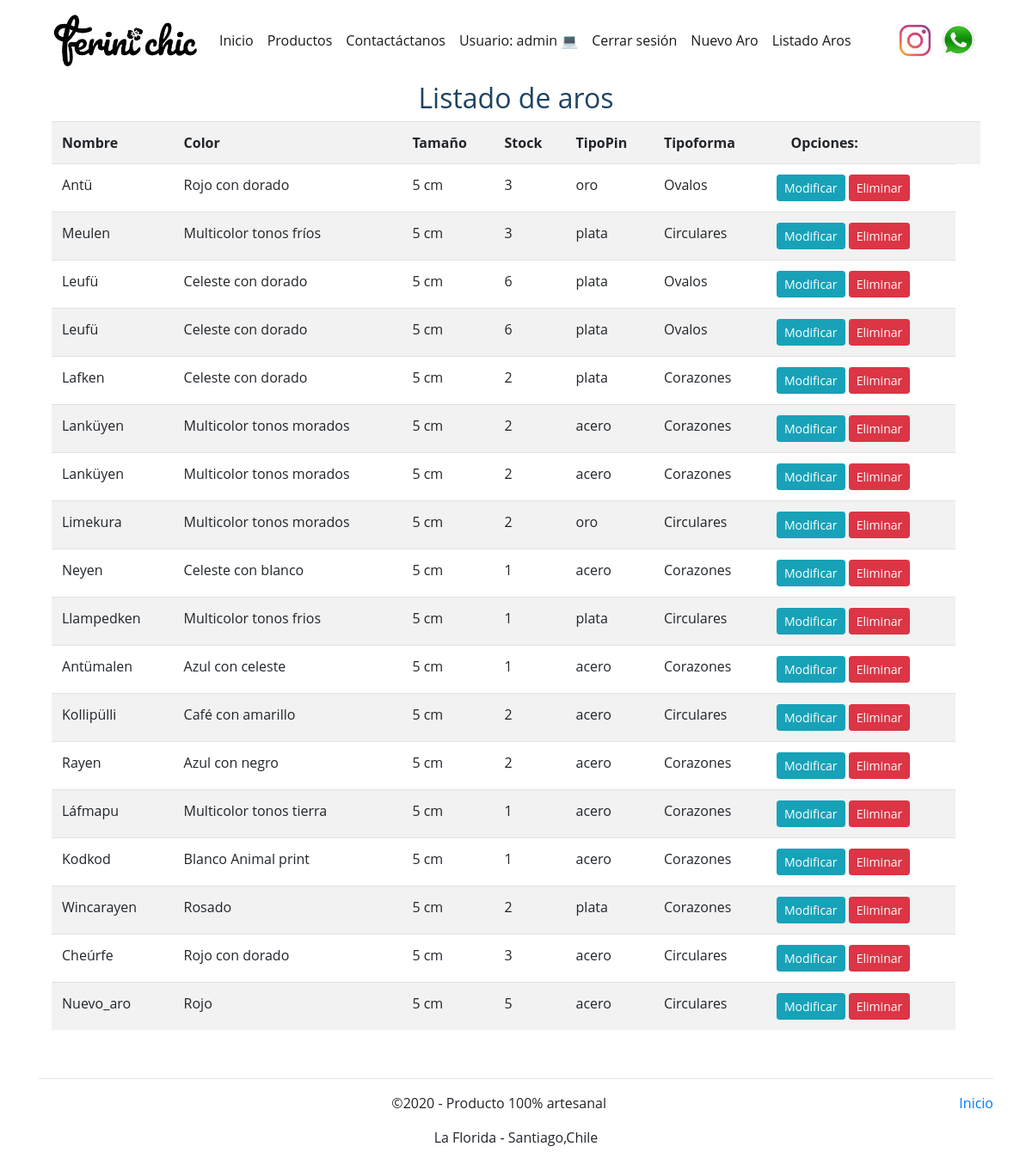
/ListadoAros (signed in), run on the app's committed database.
### core/models.py (models this page shows, shortened)
class Aro (models.Model):
    nombre= models.CharField(max_length=90)
    color= models.CharField(max_length=30)
    tamaño= models.IntegerField()
    stock= models.IntegerField()
    tipoPin= models.CharField(max_length=20)
    tipoforma= models.ForeignKey(TipoAro, on_delete=models.CASCADE)
    imagen = models.ImageField(null=True, blank =True)

class TipoAro (models.Model):
    nombreT= models.CharField(max_length=50)
    def __str__(self):
        return self.nombreT

### core/views.py (the view)
# urls.py: path('ListadoAros',ListadoAros ,name= "ListadoAros" ),
def ListadoAros(request):
    aros_= Aro.objects.all()
    data ={
        'aros_':aros_
    }
    return render(request, 'core/ListadoAros.html', data)

### core/templates/core/ListadoAros.html (shortened to what this page needs)
{% extends 'core/baseEstructura.html' %}
{% load static %}
{% load crispy_forms_tags %}
{%block css%}
<link rel="stylesheet" href="{% static 'core/css/estiloIndex.css'%}">
{%endblock%}
{% block contenido %}
<div class="container">
    <div class="table-responsive-sm">
        <h2>Listado de aros</h2>
        <table class="table table-striped ">
            <tr>
                <th>Nombre</th>
                <th>Color</th>
                <th>Tamaño</th>
                <th>Stock</th>
                <th>TipoPin</th>
                <th>Tipoforma</th>
                <th> &nbsp;&nbsp;&nbsp;&nbsp;Opciones:</th>
                <th></th>
            </tr>
            {%for a in aros_%}
            <tr>
            <td>{{a.nombre}}</td>
            <td>{{a.color}}</td>
            <td>{{a.tamaño}} cm</td>
            <td>{{a.stock}}</td>
            <td>{{a.tipoPin}}</td>
            <td>{{a.tipoforma}}</td>
            <td>
                <a href="{% url 'modificar_aro' a.id %}" class="btn btn-info btn-sm">Modificar</a>
                <a href="{%url 'eliminar_aro' a.id%}" onclick="confirmarEliminacion(a.id)" class="btn btn-danger btn-sm">Eliminar</a>
            </td>
            </tr>
            {%endfor%}
        </table>
    </div>
</div>
{%endblock%}

### core/templates/core/baseEstructura.html (shortened to what this page needs)
<!doctype html  >
<html lang="en">
  <head>
    <link rel="stylesheet" href="https://cdn.jsdelivr.net/npm/bootstrap@4.5.3/dist/css/bootstrap.min.css">
    {% load static %}
    {%block css%}
    {%endblock%}
  </head>
  <body>
    <div id="barra" class="container">
        <nav class ="navbar navbar-expand-lg navbar-light  bg-white">
            <a class="navbar-brand">
                <img id="logo" src="{% static 'core/imagenes/logoo.png'%}"   alt="logo">
            </a>
            <div class="collapse navbar-collapse" id="menu">
                <ul class="navbar-nav mr-auto">
                    <li class="nav-item active">
                        <a href="{% url 'home'%}" class="nav-link">Inicio</a>
                    </li>
                    <li class="nav-item active">
                        <a href="{% url 'aros'%}" class="nav-link">Productos</a>
                    </li>
                    <li class="nav-item active">
                        <a href="{% url 'Contacto'%}" class="nav-link">Contactáctanos</a>
                    </li>
                    {%if user.is_authenticated%}
                      <li class="nav-item active">
                        <a href="#" class="nav-link"> Usuario: {{ user.username}} 💻</a>
                      </li>
                      <li class="nav-item active">
                        <a href="{% url 'logout'%}" class="nav-link"> Cerrar sesión</a>
                      </li>
                      <li class="nav-item active">
                        <a href="{%url 'nuevo_aro'%}"  class="nav-link">Nuevo Aro</a>
                      </li>
                      <li class="nav-item active">
                        <a href="{%url 'ListadoAros'%}"  class="nav-link">Listado Aros</a>
                      </li>
                    {% endif %}
                </ul>
                <span class="navbar-text">
                  <a href="https://www.instagram.com/ferini_chic/?hl=es-la" target="blank"><img class="redes" src="{% static 'core/imagenes/insta.png'%}" alt=""></a>
                </span>
                <span class="navbar-text">
                  <a href="https://api.whatsapp.com/send?phone=56950596898" target="blank"><img class="redes" src="{% static 'core/imagenes/wp.png'%}"  alt=""></a>
                </span>
            </div>
          </nav>
    <div id="contenidoPrincipal">
        {% block contenido %}
        {%endblock%}
    </div>
  </div>
  <footer class="container">
    <hr class="colorhr featurette-divider">
    <p class="float-right"><a href="#">Inicio</a></p>
    <p class="elFooter">&copy;2020  - Producto 100% artesanal   </p>
    <p class="elFooter"> La Florida - Santiago,Chile </p>
  </footer>
  </body>
</html>

### core/static/core/css/estiloIndex.css (style rules this page uses)
* { margin: 0px; padding: 0px; }
footer { padding: 1.5em; }
.elFooter { text-align: center; }
#logo { width : 170px; }
.redes { height: 50px; padding: 5px; }
body { font-family: 'Open Sans', sans-serif; }
h2 { color: #1d4464; text-align: center; }

### data on the page
Aro: nombre "Antü", color "Rojo con dorado", tamaño "5", stock "3", tipoPin "oro", tipoforma "Ovalos"
Aro: nombre "Meulen", color "Multicolor tonos fríos", tamaño "5", stock "3", tipoPin "plata", tipoforma "Circulares"
Aro: nombre "Leufü", color "Celeste con dorado", tamaño "5", stock "6", tipoPin "plata", tipoforma "Ovalos"
Aro: nombre "Leufü", color "Celeste con dorado", tamaño "5", stock "6", tipoPin "plata", tipoforma "Ovalos"
Aro: nombre "Lafken", color "Celeste con dorado", tamaño "5", stock "2", tipoPin "plata", tipoforma "Corazones"
Aro: nombre "Lanküyen", color "Multicolor tonos morados", tamaño "5", stock "2", tipoPin "acero", tipoforma "Corazones"
Aro: nombre "Lanküyen", color "Multicolor tonos morados", tamaño "5", stock "2", tipoPin "acero", tipoforma "Corazones"
Aro: nombre "Limekura", color "Multicolor tonos morados", tamaño "5", stock "2", tipoPin "oro", tipoforma "Circulares"
Aro: nombre "Neyen", color "Celeste con blanco", tamaño "5", stock "1", tipoPin "acero", tipoforma "Corazones"
Aro: nombre "Llampedken", color "Multicolor tonos frios", tamaño "5", stock "1", tipoPin "plata", tipoforma "Circulares"
Aro: nombre "Antümalen", color "Azul con celeste", tamaño "5", stock "1", tipoPin "acero", tipoforma "Corazones"
Aro: nombre "Kollipülli", color "Café con amarillo", tamaño "5", stock "2", tipoPin "acero", tipoforma "Circulares"
Aro: nombre "Rayen", color "Azul con negro", tamaño "5", stock "2", tipoPin "acero", tipoforma "Corazones"
Aro: nombre "Láfmapu", color "Multicolor tonos tierra", tamaño "5", stock "1", tipoPin "acero", tipoforma "Corazones"
Aro: nombre "Kodkod", color "Blanco Animal print", tamaño "5", stock "1", tipoPin "acero", tipoforma "Corazones"
Aro: nombre "Wincarayen", color "Rosado", tamaño "5", stock "2", tipoPin "plata", tipoforma "Corazones"
Aro: nombre "Cheúrfe", color "Rojo con dorado", tamaño "5", stock "3", tipoPin "acero", tipoforma "Circulares"
Aro: nombre "Nuevo_aro", color "Rojo", tamaño "5", stock "5", tipoPin "acero", tipoforma "Circulares"

### other printed values
{{ user.username }} "admin"
